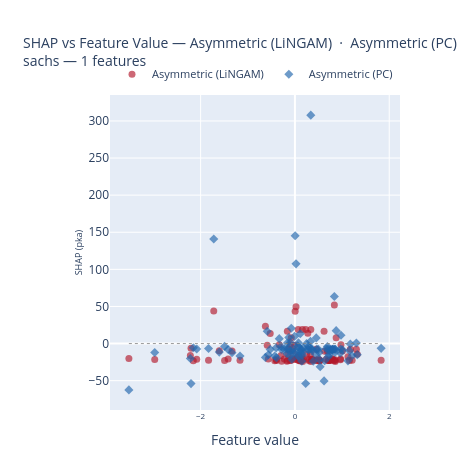
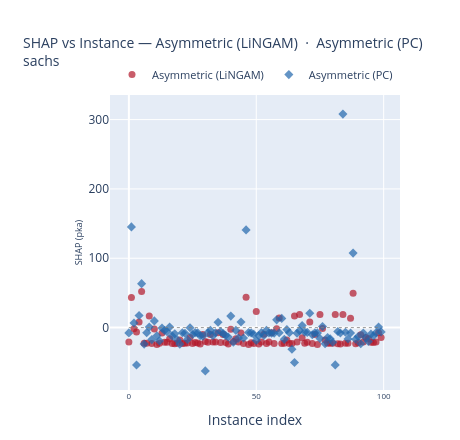
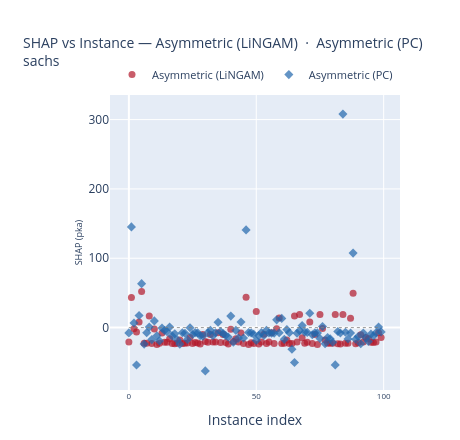

The notebook cell these images were saved under, in order:
### Code cell
baseline = 'Asymmetric (LiNGAM)'
compared = 'Asymmetric (PC)'

# SHAP vs Feature Value
plot_shap_vs_feature(
    shap_data, feature_names, x_test,
    method_1=baseline,
    method_2=compared,
    features=HIGHLIGHT_FEATURES,
    dataset=DATASET,
    save_dir=PLOTS_DIR,
)

# SHAP vs Instance
plot_shap_vs_instance(
    shap_data, feature_names,
    method_1=baseline,
    method_2=compared,
    features=HIGHLIGHT_FEATURES,
    # instance_idx=instance_idx,   # optional — None = all instances
    dataset=DATASET,
    mode='markers',              # or "lines+markers"
    save_dir=PLOTS_DIR,
)

### Figure 1 — Plotly figure (JSON) as saved in the notebook; plotly's stock layout.template omitted (floating-point values rounded to 4 significant figures)
{"data": [{"hovertemplate": "<b>pka</b> — Asymmetric (LiNGAM)<br>feature value = %{x:.4f}<br>SHAP = %{y:.4f}<extra></extra>", "legendgroup": "Asymmetric (LiNGAM)", "marker": {"color": "#b2182b", "line": {"width": 0}, "opacity": 0.65, "size": 7, "symbol": "circle"}, "mode": "markers", "name": "Asymmetric (LiNGAM)", "showlegend": true, "type": "scatter", "x": [0.7914, 0.005106, -0.3324, -2.204, 0.8747, 0.8362, 0.389, 0.465, -0.1605, 0.08828, -0.007313, 0.1644, -0.3908, 1.175, 0.2862, 0.1774, 0.07539, 0.8489, 0.1394, 0.7146, 0.1461, 0.8233, 0.2931, 0.06225, 0.2479, 0.7465, 0.3635, 0.7465, 0.5159, -1.334, -3.522, -2.082, 0.6892, -0.02636, 0.1325, 0.452, -0.398, 1.009, 0.005106, -0.1683, -0.5873, -0.06604, -0.2939, -0.5641, -0.1301, 0.7207, -1.722, 0.3369, 0.8489, 1.156, -0.6261, 0.1134, 0.9708, -1.604, -1.492, 0.4976, 0.7975, -0.1605, 0.9771, 0.2737, 0.1134, -1.165, 0.05655, 0.7017, 0.5356, 0.6183, 0.7914, 0.06979, 0.3305, 1.828, 0.6636, -0.07747, -0.09143, -0.04592, 0.8551, 0.1578, -0.09615, 1.124, 0.4398, -0.09615, 0.5159, 0.2287, -2.155, -0.2815, 0.3369, -1.832, 1.214, -0.5242, 0.02334, -0.4275, 0.9644, 0.6312, -1.417, 1.323, -2.217, 0.3635, -2.974, -0.2255, 1.303, -0.1476], "xaxis": "x", "y": [-20.94, 43.5, -1.612, -6.375, 7.965, 51.89, -22.46, -22.68, 16.7, -22.96, -2.144, -24.34, -22.68, -7.697, -21.03, -21.03, -16.02, -22.89, -23.27, -22.68, -17.84, -22.8, -22.68, -22.18, -14.41, -22.84, -21.5, -22.18, -23.58, -9.936, -20.24, -21.08, -9.993, -20.94, -20.94, -7.573, -21.5, -10.05, -21.46, -23.82, -2.417, -20.24, -16.02, -20.94, -7.697, -22.85, 43.77, -24.34, -21.99, -22.85, 23.26, -23.58, -20.94, -9.541, -22.84, -20.94, -7.573, -22.85, -1.612, 13.79, -22.89, -22.46, -17.84, -22.85, -22.85, 16.7, -20.94, 18.79, -14.5, -22.46, -21.08, 7.965, -22.84, -10.05, -24.33, 18.79, -1.384, -17.84, -22.46, -22.46, -22.46, 18.79, -23.27, -23.82, 18.79, -22.53, -22.53, 13.53, 49.6, -23.27, -21.9, -10.37, -20.94, -14.41, -16.08, -21.03, -21.5, -20.94, -7.573, -14.41], "yaxis": "y"}, {"hovertemplate": "<b>pka</b> — Asymmetric (PC)<br>feature value = %{x:.4f}<br>SHAP = %{y:.4f}<extra></extra>", "legendgroup": "Asymmetric (PC)", "marker": {"color": "#2166ac", "line": {"width": 0}, "opacity": 0.65, "size": 7, "symbol": "diamond"}, "mode": "markers", "name": "Asymmetric (PC)", "showlegend": true, "type": "scatter", "x": [0.7914, 0.005106, -0.3324, -2.204, 0.8747, 0.8362, 0.389, 0.465, -0.1605, 0.08828, -0.007313, 0.1644, -0.3908, 1.175, 0.2862, 0.1774, 0.07539, 0.8489, 0.1394, 0.7146, 0.1461, 0.8233, 0.2931, 0.06225, 0.2479, 0.7465, 0.3635, 0.7465, 0.5159, -1.334, -3.522, -2.082, 0.6892, -0.02636, 0.1325, 0.452, -0.398, 1.009, 0.005106, -0.1683, -0.5873, -0.06604, -0.2939, -0.5641, -0.1301, 0.7207, -1.722, 0.3369, 0.8489, 1.156, -0.6261, 0.1134, 0.9708, -1.604, -1.492, 0.4976, 0.7975, -0.1605, 0.9771, 0.2737, 0.1134, -1.165, 0.05655, 0.7017, 0.5356, 0.6183, 0.7914, 0.06979, 0.3305, 1.828, 0.6636, -0.07747, -0.09143, -0.04592, 0.8551, 0.1578, -0.09615, 1.124, 0.4398, -0.09615, 0.5159, 0.2287, -2.155, -0.2815, 0.3369, -1.832, 1.214, -0.5242, 0.02334, -0.4275, 0.9644, 0.6312, -1.417, 1.323, -2.217, 0.3635, -2.974, -0.2255, 1.303, -0.1476], "xaxis": "x", "y": [-7.684, 145.2, 6.591, -53.96, 17.42, 63.34, -23.81, -7.546, 0.7024, -17.32, 9.676, -11.8, -19.21, -0.5778, -4.29, -5.85, 0.9086, -12.02, -9.059, -17.45, -23.87, -7.461, -8.257, -17.15, -0.1238, -10.04, -7.206, -7.622, -11.85, -12.48, -62.42, -7.328, -4.014, -11.73, -7.414, 7.647, -5.797, -8.559, -11.4, -13.74, 16.57, -21.21, -4.067, -15.17, 8.134, -15.03, 140.9, -7.148, -7.6, -9.57, -18.68, -11.57, -7.271, -11.5, -3.84, -7.783, -8.206, -7.985, 11.17, -7.356, 13.27, -16.92, -2.922, -7.42, -31.19, -50.32, -8.087, -4.436, 2.898, -6.472, -6.965, 20.68, -10.24, -7.646, -7.671, -15.66, 1.572, -23.32, -14.46, -16.0, -21.15, -53.79, -5.653, -7.861, 307.9, -6.742, -16.5, -7.881, 107.4, -16.86, -12.87, -23.22, -7.928, -14.98, -20.13, -9.449, -11.97, -7.508, 0.8394, -6.227], "yaxis": "y"}, {"hoverinfo": "skip", "line": {"color": "gray", "dash": "dot", "width": 0.8}, "mode": "lines", "showlegend": false, "type": "scatter", "x": [-3.522, 1.828], "xaxis": "x", "y": [0, 0], "yaxis": "y"}], "layout": {"height": 460, "legend": {"font": {"size": 11}, "orientation": "h", "x": 0.5, "xanchor": "center", "y": 1.02, "yanchor": "bottom"}, "margin": {"b": 50, "l": 110, "r": 60, "t": 95}, "title": {"font": {"size": 14}, "text": "SHAP vs Feature Value — Asymmetric (LiNGAM)  ·  Asymmetric (PC)<br>sachs — 1 features"}, "width": 460, "xaxis": {"anchor": "y", "domain": [0, 1], "tickfont": {"size": 8}, "title": {"text": "Feature value"}}, "yaxis": {"anchor": "x", "domain": [0, 1], "title": {"font": {"size": 9}, "standoff": 4, "text": "SHAP (pka)"}}}}

### Figure 2 — Plotly figure (JSON) as saved in the notebook; plotly's stock layout.template omitted (floating-point values rounded to 4 significant figures)
{"data": [{"hovertemplate": "<b>pka</b> — Asymmetric (LiNGAM)<br>instance = %{x}<br>SHAP = %{y:.4f}<extra></extra>", "legendgroup": "Asymmetric (LiNGAM)", "marker": {"color": "#b2182b", "line": {"width": 0}, "opacity": 0.7, "size": 7, "symbol": "circle"}, "mode": "markers", "name": "Asymmetric (LiNGAM)", "showlegend": true, "type": "scatter", "x": [0, 1, 2, 3, 4, 5, 6, 7, 8, 9, 10, 11, 12, 13, 14, 15, 16, 17, 18, 19, 20, 21, 22, 23, 24, 25, 26, 27, 28, 29, 30, 31, 32, 33, 34, 35, 36, 37, 38, 39, 40, 41, 42, 43, 44, 45, 46, 47, 48, 49, 50, 51, 52, 53, 54, 55, 56, 57, 58, 59, 60, 61, 62, 63, 64, 65, 66, 67, 68, 69, 70, 71, 72, 73, 74, 75, 76, 77, 78, 79, 80, 81, 82, 83, 84, 85, 86, 87, 88, 89, 90, 91, 92, 93, 94, 95, 96, 97, 98, 99], "xaxis": "x", "y": [-20.94, 43.5, -1.612, -6.375, 7.965, 51.89, -22.46, -22.68, 16.7, -22.96, -2.144, -24.34, -22.68, -7.697, -21.03, -21.03, -16.02, -22.89, -23.27, -22.68, -17.84, -22.8, -22.68, -22.18, -14.41, -22.84, -21.5, -22.18, -23.58, -9.936, -20.24, -21.08, -9.993, -20.94, -20.94, -7.573, -21.5, -10.05, -21.46, -23.82, -2.417, -20.24, -16.02, -20.94, -7.697, -22.85, 43.77, -24.34, -21.99, -22.85, 23.26, -23.58, -20.94, -9.541, -22.84, -20.94, -7.573, -22.85, -1.612, 13.79, -22.89, -22.46, -17.84, -22.85, -22.85, 16.7, -20.94, 18.79, -14.5, -22.46, -21.08, 7.965, -22.84, -10.05, -24.33, 18.79, -1.384, -17.84, -22.46, -22.46, -22.46, 18.79, -23.27, -23.82, 18.79, -22.53, -22.53, 13.53, 49.6, -23.27, -21.9, -10.37, -20.94, -14.41, -16.08, -21.03, -21.5, -20.94, -7.573, -14.41], "yaxis": "y"}, {"hovertemplate": "<b>pka</b> — Asymmetric (PC)<br>instance = %{x}<br>SHAP = %{y:.4f}<extra></extra>", "legendgroup": "Asymmetric (PC)", "marker": {"color": "#2166ac", "line": {"width": 0}, "opacity": 0.7, "size": 7, "symbol": "diamond"}, "mode": "markers", "name": "Asymmetric (PC)", "showlegend": true, "type": "scatter", "x": [0, 1, 2, 3, 4, 5, 6, 7, 8, 9, 10, 11, 12, 13, 14, 15, 16, 17, 18, 19, 20, 21, 22, 23, 24, 25, 26, 27, 28, 29, 30, 31, 32, 33, 34, 35, 36, 37, 38, 39, 40, 41, 42, 43, 44, 45, 46, 47, 48, 49, 50, 51, 52, 53, 54, 55, 56, 57, 58, 59, 60, 61, 62, 63, 64, 65, 66, 67, 68, 69, 70, 71, 72, 73, 74, 75, 76, 77, 78, 79, 80, 81, 82, 83, 84, 85, 86, 87, 88, 89, 90, 91, 92, 93, 94, 95, 96, 97, 98, 99], "xaxis": "x", "y": [-7.684, 145.2, 6.591, -53.96, 17.42, 63.34, -23.81, -7.546, 0.7024, -17.32, 9.676, -11.8, -19.21, -0.5778, -4.29, -5.85, 0.9086, -12.02, -9.059, -17.45, -23.87, -7.461, -8.257, -17.15, -0.1238, -10.04, -7.206, -7.622, -11.85, -12.48, -62.42, -7.328, -4.014, -11.73, -7.414, 7.647, -5.797, -8.559, -11.4, -13.74, 16.57, -21.21, -4.067, -15.17, 8.134, -15.03, 140.9, -7.148, -7.6, -9.57, -18.68, -11.57, -7.271, -11.5, -3.84, -7.783, -8.206, -7.985, 11.17, -7.356, 13.27, -16.92, -2.922, -7.42, -31.19, -50.32, -8.087, -4.436, 2.898, -6.472, -6.965, 20.68, -10.24, -7.646, -7.671, -15.66, 1.572, -23.32, -14.46, -16.0, -21.15, -53.79, -5.653, -7.861, 307.9, -6.742, -16.5, -7.881, 107.4, -16.86, -12.87, -23.22, -7.928, -14.98, -20.13, -9.449, -11.97, -7.508, 0.8394, -6.227], "yaxis": "y"}, {"hoverinfo": "skip", "line": {"color": "gray", "dash": "dot", "width": 0.8}, "mode": "lines", "showlegend": false, "type": "scatter", "x": [0, 99], "xaxis": "x", "y": [0, 0], "yaxis": "y"}], "layout": {"height": 440, "legend": {"font": {"size": 11}, "orientation": "h", "x": 0.5, "xanchor": "center", "y": 1.02, "yanchor": "bottom"}, "margin": {"b": 50, "l": 110, "r": 60, "t": 95}, "title": {"font": {"size": 14}, "text": "SHAP vs Instance — Asymmetric (LiNGAM)  ·  Asymmetric (PC)<br>sachs"}, "width": 460, "xaxis": {"anchor": "y", "domain": [0, 1], "tickfont": {"size": 8}, "title": {"text": "Instance index"}}, "yaxis": {"anchor": "x", "domain": [0, 1], "title": {"font": {"size": 9}, "standoff": 4, "text": "SHAP (pka)"}}}}

### Figure 3 — Plotly figure (JSON) as saved in the notebook; plotly's stock layout.template omitted (floating-point values rounded to 4 significant figures)
{"data": [{"hovertemplate": "<b>pka</b> — Asymmetric (LiNGAM)<br>instance = %{x}<br>SHAP = %{y:.4f}<extra></extra>", "legendgroup": "Asymmetric (LiNGAM)", "marker": {"color": "#b2182b", "line": {"width": 0}, "opacity": 0.7, "size": 7, "symbol": "circle"}, "mode": "markers", "name": "Asymmetric (LiNGAM)", "showlegend": true, "type": "scatter", "x": [0, 1, 2, 3, 4, 5, 6, 7, 8, 9, 10, 11, 12, 13, 14, 15, 16, 17, 18, 19, 20, 21, 22, 23, 24, 25, 26, 27, 28, 29, 30, 31, 32, 33, 34, 35, 36, 37, 38, 39, 40, 41, 42, 43, 44, 45, 46, 47, 48, 49, 50, 51, 52, 53, 54, 55, 56, 57, 58, 59, 60, 61, 62, 63, 64, 65, 66, 67, 68, 69, 70, 71, 72, 73, 74, 75, 76, 77, 78, 79, 80, 81, 82, 83, 84, 85, 86, 87, 88, 89, 90, 91, 92, 93, 94, 95, 96, 97, 98, 99], "xaxis": "x", "y": [-20.94, 43.5, -1.612, -6.375, 7.965, 51.89, -22.46, -22.68, 16.7, -22.96, -2.144, -24.34, -22.68, -7.697, -21.03, -21.03, -16.02, -22.89, -23.27, -22.68, -17.84, -22.8, -22.68, -22.18, -14.41, -22.84, -21.5, -22.18, -23.58, -9.936, -20.24, -21.08, -9.993, -20.94, -20.94, -7.573, -21.5, -10.05, -21.46, -23.82, -2.417, -20.24, -16.02, -20.94, -7.697, -22.85, 43.77, -24.34, -21.99, -22.85, 23.26, -23.58, -20.94, -9.541, -22.84, -20.94, -7.573, -22.85, -1.612, 13.79, -22.89, -22.46, -17.84, -22.85, -22.85, 16.7, -20.94, 18.79, -14.5, -22.46, -21.08, 7.965, -22.84, -10.05, -24.33, 18.79, -1.384, -17.84, -22.46, -22.46, -22.46, 18.79, -23.27, -23.82, 18.79, -22.53, -22.53, 13.53, 49.6, -23.27, -21.9, -10.37, -20.94, -14.41, -16.08, -21.03, -21.5, -20.94, -7.573, -14.41], "yaxis": "y"}, {"hovertemplate": "<b>pka</b> — Asymmetric (PC)<br>instance = %{x}<br>SHAP = %{y:.4f}<extra></extra>", "legendgroup": "Asymmetric (PC)", "marker": {"color": "#2166ac", "line": {"width": 0}, "opacity": 0.7, "size": 7, "symbol": "diamond"}, "mode": "markers", "name": "Asymmetric (PC)", "showlegend": true, "type": "scatter", "x": [0, 1, 2, 3, 4, 5, 6, 7, 8, 9, 10, 11, 12, 13, 14, 15, 16, 17, 18, 19, 20, 21, 22, 23, 24, 25, 26, 27, 28, 29, 30, 31, 32, 33, 34, 35, 36, 37, 38, 39, 40, 41, 42, 43, 44, 45, 46, 47, 48, 49, 50, 51, 52, 53, 54, 55, 56, 57, 58, 59, 60, 61, 62, 63, 64, 65, 66, 67, 68, 69, 70, 71, 72, 73, 74, 75, 76, 77, 78, 79, 80, 81, 82, 83, 84, 85, 86, 87, 88, 89, 90, 91, 92, 93, 94, 95, 96, 97, 98, 99], "xaxis": "x", "y": [-7.684, 145.2, 6.591, -53.96, 17.42, 63.34, -23.81, -7.546, 0.7024, -17.32, 9.676, -11.8, -19.21, -0.5778, -4.29, -5.85, 0.9086, -12.02, -9.059, -17.45, -23.87, -7.461, -8.257, -17.15, -0.1238, -10.04, -7.206, -7.622, -11.85, -12.48, -62.42, -7.328, -4.014, -11.73, -7.414, 7.647, -5.797, -8.559, -11.4, -13.74, 16.57, -21.21, -4.067, -15.17, 8.134, -15.03, 140.9, -7.148, -7.6, -9.57, -18.68, -11.57, -7.271, -11.5, -3.84, -7.783, -8.206, -7.985, 11.17, -7.356, 13.27, -16.92, -2.922, -7.42, -31.19, -50.32, -8.087, -4.436, 2.898, -6.472, -6.965, 20.68, -10.24, -7.646, -7.671, -15.66, 1.572, -23.32, -14.46, -16.0, -21.15, -53.79, -5.653, -7.861, 307.9, -6.742, -16.5, -7.881, 107.4, -16.86, -12.87, -23.22, -7.928, -14.98, -20.13, -9.449, -11.97, -7.508, 0.8394, -6.227], "yaxis": "y"}, {"hoverinfo": "skip", "line": {"color": "gray", "dash": "dot", "width": 0.8}, "mode": "lines", "showlegend": false, "type": "scatter", "x": [0, 99], "xaxis": "x", "y": [0, 0], "yaxis": "y"}], "layout": {"height": 440, "legend": {"font": {"size": 11}, "orientation": "h", "x": 0.5, "xanchor": "center", "y": 1.02, "yanchor": "bottom"}, "margin": {"b": 50, "l": 110, "r": 60, "t": 95}, "title": {"font": {"size": 14}, "text": "SHAP vs Instance — Asymmetric (LiNGAM)  ·  Asymmetric (PC)<br>sachs"}, "width": 460, "xaxis": {"anchor": "y", "domain": [0, 1], "tickfont": {"size": 8}, "title": {"text": "Instance index"}}, "yaxis": {"anchor": "x", "domain": [0, 1], "title": {"font": {"size": 9}, "standoff": 4, "text": "SHAP (pka)"}}}}
